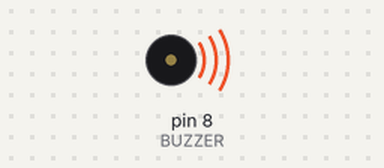
Bench run of a sketch on a simulated Arduino Uno, built with avr-gcc and run on an emulated ATmega328P. Parts: buzzer (waves = sounding).

Above: at 0.1 s.
At 73.9 s:
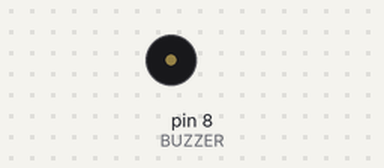
Timing chart, 0 to 75.4 s (numbered marks = the images above):
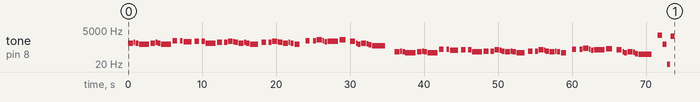

The sketch:

Noche_de_paz_one_voice_main.ino
```cpp
// Generado con Partitura → Arduino
// 144 notas/silencios · duración ≈ 185.2 s · 120 BPM
#include <avr/pgmspace.h>
#if !defined(PROGMEM)
  #define PROGMEM
  #define pgm_read_word(p) (*(p))
#endif

#define BUZZER 8
const uint16_t N = 144;

// Frecuencias en Hz (0 = silencio)
const uint16_t melody[] PROGMEM = {
  587, 659, 587, 494, 0, 587, 659, 587, 0, 494, 0, 880,
  0, 880, 0, 740, 0, 784, 0, 784, 0, 587, 659, 0,
  659, 784, 740, 659, 587, 659, 0, 587, 0, 494, 0, 659,
  0, 659, 0, 784, 740, 659, 587, 0, 659, 587, 0, 494,
  0, 880, 0, 880, 1047, 880, 740, 784, 988, 0, 784, 587,
  0, 494, 0, 587, 523, 440, 0, 392, 0, 147, 0, 165,
  147, 123, 0, 147, 165, 147, 0, 123, 0, 220, 0, 220,
  0, 185, 0, 196, 0, 196, 0, 147, 165, 0, 165, 196,
  185, 165, 147, 165, 0, 147, 0, 123, 0, 165, 0, 165,
  0, 196, 185, 165, 147, 0, 165, 147, 0, 123, 0, 220,
  0, 220, 262, 220, 185, 196, 247, 0, 196, 147, 0, 123,
  0, 147, 131, 110, 0, 98
};
// Duraciones en ms
const uint16_t dur[] PROGMEM = {
  754, 267, 488, 1513, 25, 708, 275, 417, 38, 1488, 63, 658,
  342, 438, 42, 1213, 292, 663, 308, 467, 42, 1542, 783, 208,
  496, 683, 292, 442, 788, 271, 4, 483, 13, 1238, 321, 713,
  254, 458, 29, 708, 238, 500, 742, 4, 267, 483, 42, 788,
  708, 650, 350, 496, 817, 254, 421, 1604, 950, 483, 788, 225,
  17, 408, 63, 754, 275, 404, 75, 1954, 1021, 754, 17, 338,
  375, 1538, 25, 708, 275, 417, 38, 1488, 63, 658, 342, 438,
  42, 1213, 292, 663, 308, 467, 42, 1542, 783, 208, 496, 683,
  292, 442, 788, 271, 4, 483, 13, 1238, 321, 713, 254, 458,
  29, 708, 238, 500, 742, 4, 267, 483, 42, 788, 708, 650,
  350, 496, 817, 254, 421, 1604, 950, 483, 788, 225, 17, 408,
  63, 754, 275, 404, 75, 1954
};

void playSong() {
  for (uint16_t i = 0; i < N; i++) {
    uint16_t f = pgm_read_word(&melody[i]);
    uint16_t d = pgm_read_word(&dur[i]);
    if (f) tone(BUZZER, f, (uint32_t)d * 90 / 100);
    delay(d);
    noTone(BUZZER);
  }
}

void setup() {
  pinMode(BUZZER, OUTPUT);
  playSong();
}

void loop() {
}
```
